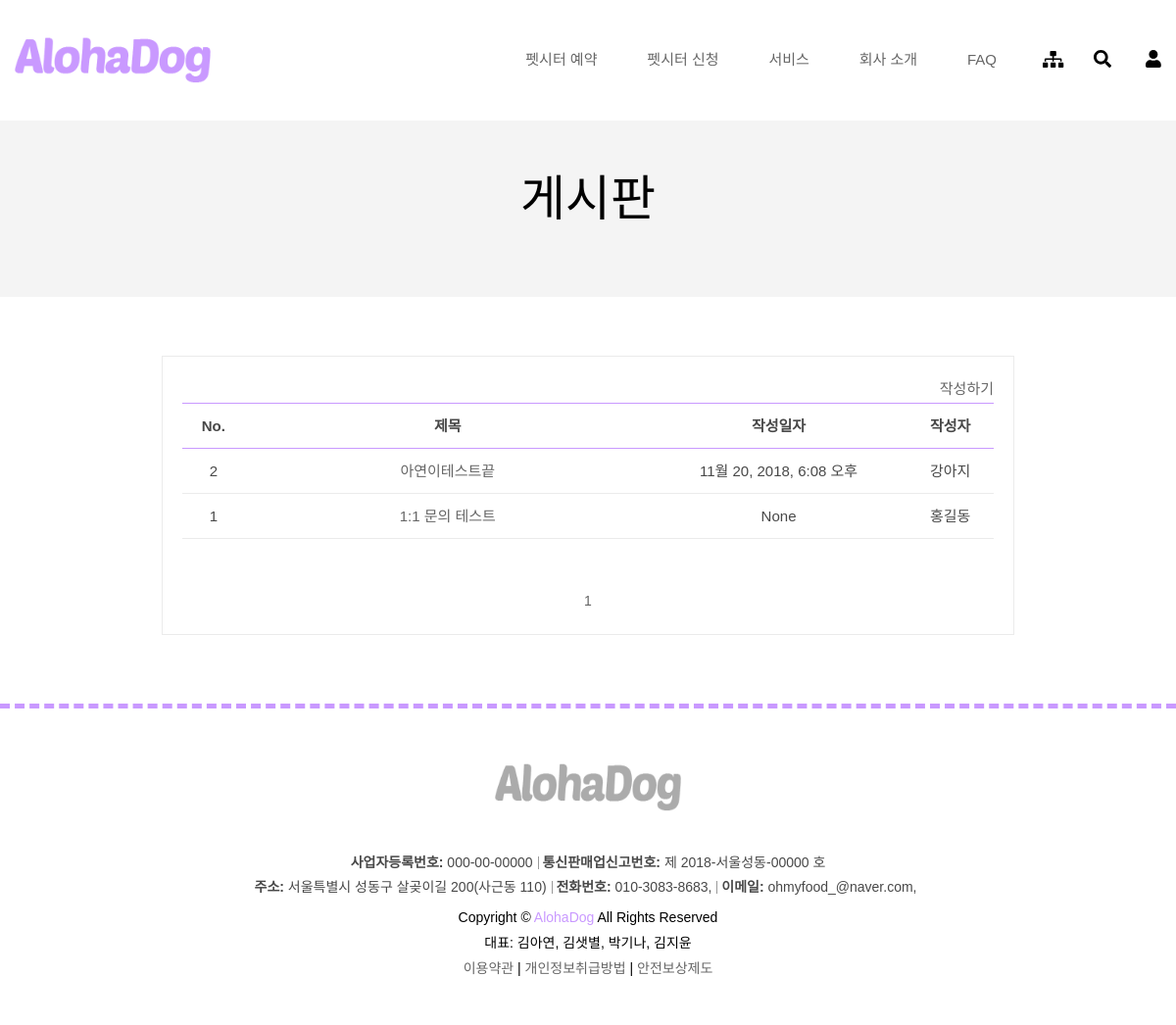
The page /board/qna on the database as committed earlier.
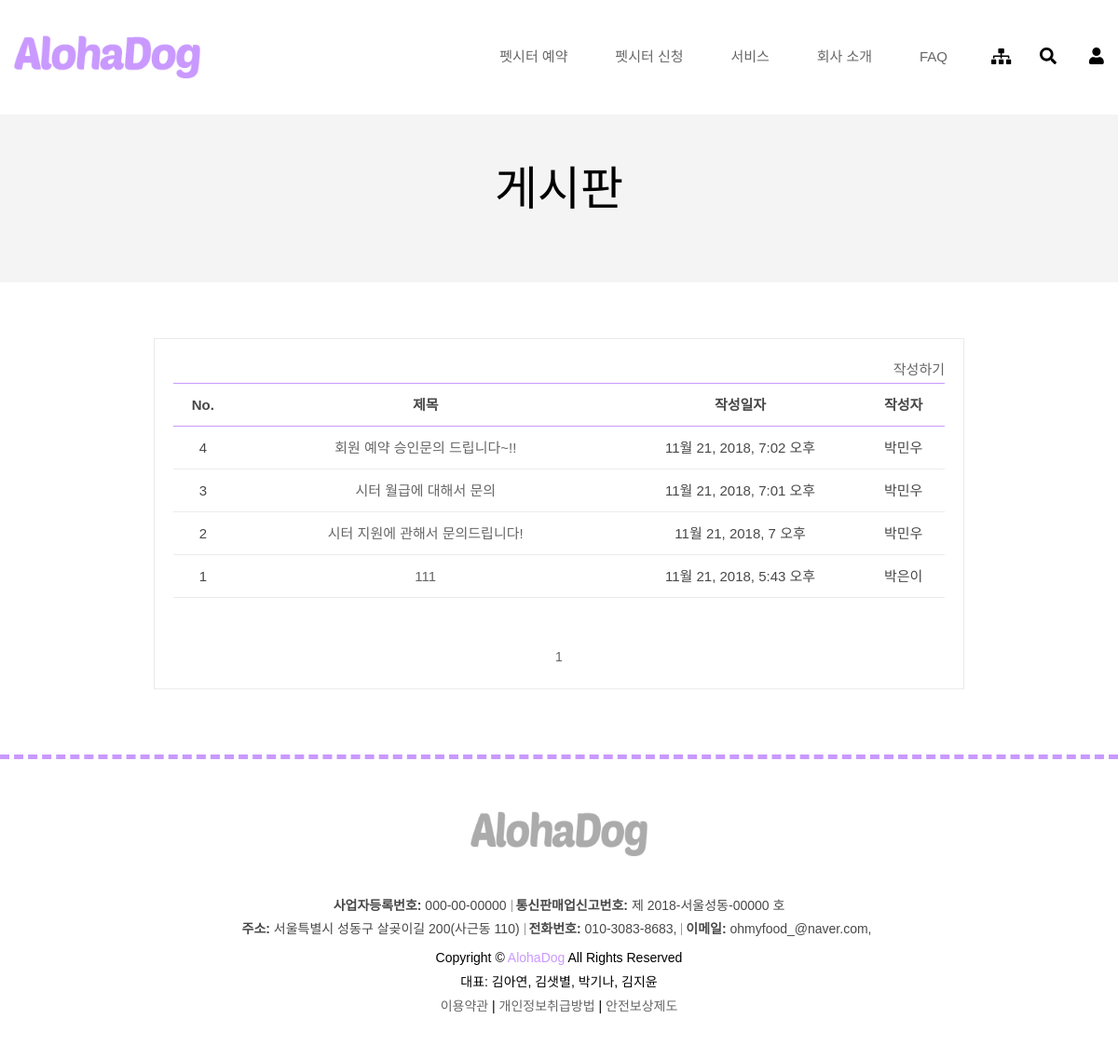
The same page on the database as committed later.
### homepage/models.py (models this page shows, shortened)
class Board(models.Model):
    userprofile = models.ForeignKey('UserProfile', on_delete=models.CASCADE, verbose_name="글쓴이")
    board_type = models.CharField(max_length=10, choices=BOARD_TYPE_CHOICE, verbose_name="게시판 종류")
    title = models.CharField(max_length=100, verbose_name="게시판제목")
    contents = models.TextField(max_length=1000, verbose_name="게시판내용")
    created_date = models.DateTimeField(auto_now_add=True, verbose_name="작성일")
    attachments = models.FileField(upload_to='uploads/', verbose_name="첨부파일", null=True)
    hit = models.IntegerField(default=0, verbose_name="게시판 조회수")

class UserProfile(models.Model):
    user = models.OneToOneField(settings.AUTH_USER_MODEL, on_delete=models.CASCADE, verbose_name='유저')
    name = models.CharField(max_length=50, verbose_name='회원 이름')
    sex = models.CharField(max_length=1, choices=SEX_CHOICES, verbose_name='회원 성별', default='F')
    birth_date = models.DateField(verbose_name='회원 생일')
    phone_number = models.CharField(max_length=20, verbose_name='회원 핸드폰번호')
    email = models.EmailField(max_length=50, verbose_name='회원 이메일')
    zip_code = models.CharField(max_length=10, verbose_name='우편 번호')
    address1 = models.CharField(max_length=50, verbose_name='회원 주소1')
    address2 = models.CharField(max_length=50, verbose_name='회원 주소2')
    profile = models.FileField(upload_to='uploads/', verbose_name='회원 사진')
    registration_datetime = models.DateTimeField(auto_now=True, verbose_name='회원가입일')
    membership_level = models.CharField(max_length=10, verbose_name='회원 등급', choices=MEMBER_SHIP_LEVEL_CHOICES,
                                        default='member')

### homepage/boards.py (the view)
# urls.py: path('board/<str:board_type>', boards.board_list, name='board_list'),
def board_list(request, board_type):
    context = dict()
    context['board_type'] = board_type
    context['articles'] = Board.objects.all().filter(board_type=board_type).order_by('-created_date')
    return render(request, 'board/board_list.html', context=context)

### templates/board/board_list.html (shortened to what this page needs)
{% extends "base.html" %}
{% load staticfiles %}
{% block extrastyle %}{% static "css/board.css" %}{% endblock %}
{% block content %}
    <div class="location-tow mb-60">
        <div class="container">
            <div class="row">
                <div class="col-12">
                    <div class="location-title">
                        <h1>게시판</h1>
                    </div>
                </div>
            </div>
        </div>
    </div>
    <div class="blog-area white-bg pt-0 pb-0 mb-70">
        <div class="container">
            <div class="row">
                <div class="col-lg-9 ml-auto mr-auto">
                    <div class="blog_area">
                        <div id="list_head" class="box2">
                            <a href="{% url 'board_write' board_type %}" id="b_new">작성하기</a>
                        </div>
                        <div id="list_article" class="box2">
                            <ul class="article">
                                <div class="table-content table-responsive">
                                    <table class="table">
                                        <thead>
                                        <tr>
                                            <th class="listTableTitle">No.</th>
                                            <th class="listTableTitle">제목</th>
                                            <th class="listTableTitle">작성일자</th>
                                            <th class="listTableTitle">작성자</th>
                                        </tr>
                                        </thead>
                                        <tbody>
                                        {% for article in articles %}
                                            <tr>
                                                <td class="listTableTitle_num">
                                                    <li class="layout_f">{{ forloop.revcounter }}</li>
                                                </td>
                                                <td class="listTableTitle_title" style="width:50%;">
                                                    <a href="{% url 'board_detail' board_type article.id %}">{{ article.title }}</a></td>
                                                <td class="listTableTitle_regDate"><p class="date">{{ article.created_date }}<br>
                                                </td>
                                                <td class="listTableTitle_writer">{{ article.userprofile.name }}</td>
                                            </tr>
                                        {% endfor %}
                                        </tbody>
                                    </table>
                                </div>
                            </ul>
                        </div>
                        <div id="jump" class="box3">
                            <button id="ju" name="<%= i %>" onclick="p(this)" class="w1">1</button>
                        </div>
                    </div>
                </div>
            </div>
        </div>
    </div>
{% endblock %}

Rows that differ between the two databases and show on the page:
removed Board: title "아연이테스트끝", created_date "11월 20, 2018, 6:08 오후", userprofile.name "강아지"
now on this page (row edited): Board: title "회원 예약 승인문의 드립니다~!!", created_date "11월 21, 2018, 7:02 오후", userprofile.name "박민우"
added Board: title "시터 월급에 대해서 문의", created_date "11월 21, 2018, 7:01 오후", userprofile.name "박민우"
changed Board: title "1:1 문의 테스트" → "시터 지원에 관해서 문의드립니다!"; created_date "None" → "11월 21, 2018, 7 오후"; userprofile.name "홍길동" → "박민우"
now on this page (row edited): Board: title "111", created_date "11월 21, 2018, 5:43 오후", userprofile.name "박은이"
